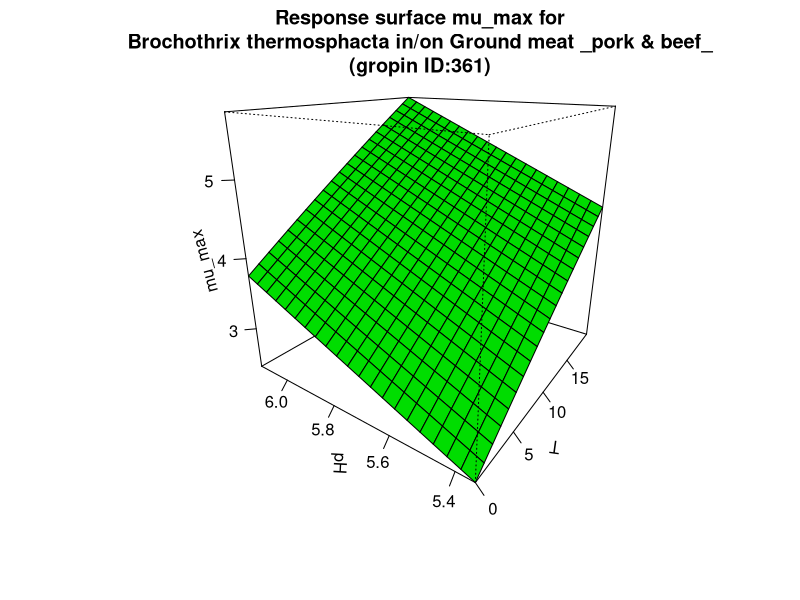

This figure's R source:
#############################
# start of Parameter script
#############################
T <- seq(0,19.98001998002,length.out=21)
pH <- seq(5.34534,6.12387612387612,length.out=21)
#############################
# end of Parameter script
#############################
############################# 
# start of Model script Gropin ID 361 
#############################
 
# constant coefficients for this model
lagref <- 20.7
dlag <- 1.73
Elag <- 67
 
variables <- data.frame(T,pH)
argumentsPar <- expand.grid(variables)
 
# heart of the model
response_surface <- function(T,pH) {
   mumax <-(log(lagref)-dlag*(5.7-pH)-(Elag/0.00831)*((1/(T+273))-(1/273)))

return(mumax=mumax)
} 

# output parameters
mumax <- cbind(argumentsPar,response_surface(argumentsPar['T'],argumentsPar['pH']))
colnames(mumax) <- c(colnames(argumentsPar),'mumax')
#############################
# End of Model script
#############################
############################# 
# start of Visualisation script Gropin ID 361 
#############################
persp(T,pH,matrix(unlist(mumax$mumax),nrow=21),col = 'green',xlab='T',ylab='pH',zlab='mu_max',main='Response surface mu_max for
Brochothrix thermosphacta in/on Ground meat _pork & beef_
(gropin ID:361)',theta=305,phi=20,shade=0.25,ticktype = 'detailed')
#############################
# End of Visualisation script
#############################
